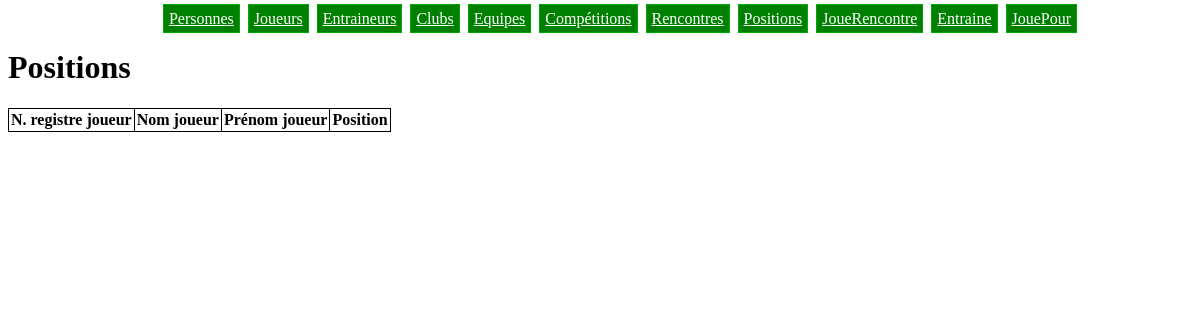
The app's page /positions.php, older data.
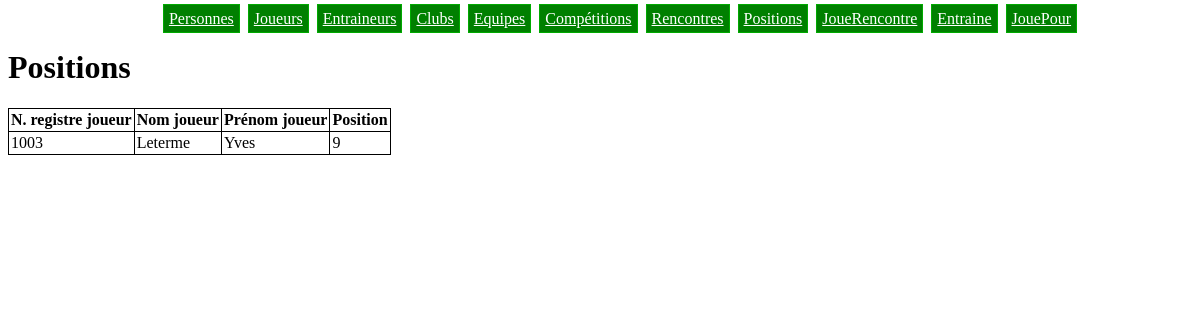
The same page, newer data.
### tables this page shows
CREATE TABLE IF NOT EXISTS PositionJoueur (
  n_registre_joueur  BIGINT NOT NULL,
  position           INT    NOT NULL,
  PRIMARY KEY (n_registre_joueur, position),
  FOREIGN KEY (n_registre_joueur) REFERENCES Joueur(n_registre_joueur)
);

CREATE TABLE IF NOT EXISTS Personne (
  n_registre  BIGINT       PRIMARY KEY,
  nom         VARCHAR(50)  NOT NULL,
  prenom      VARCHAR(50)  NOT NULL,
  nationalite VARCHAR(50)  NOT NULL,
  rue         VARCHAR(200) NOT NULL,
  numero      INT          NOT NULL,
  code_postal INT          NOT NULL,
  localite    VARCHAR(50)  NOT NULL
);

### positions.php (the view)
<?php include 'header.php' ?>
<h1>Positions</h1>
<table>
  <tr>
    <th>N. registre joueur</th>
    <th>Nom joueur</th>
    <th>Prénom joueur</th>
    <th>Position</th>
  </tr>
  <?php
  $req = $bdd->query('SELECT PositionJoueur.n_registre_joueur, Personne.nom, Personne.prenom, PositionJoueur.position
    FROM PositionJoueur JOIN Personne
    ON Personne.n_registre = PositionJoueur.n_registre_joueur');
  while($tuple = $req->fetch()){
    ?>
    <tr>
      <td><?php echo $tuple['n_registre_joueur'] ?></td>
      <td><?php echo $tuple['nom'] ?></td>
      <td><?php echo $tuple['prenom'] ?></td>
      <td><?php echo $tuple['position'] ?></td>
    </tr>
    <?php
  }
  ?>
</table>
<?php include 'footer.php' ?>

### header.php (shortened to what this page needs)
<html>
  <link rel='stylesheet' href='style.css'>
<body>
<div class='menu'>
  <ul>
    <li><a href='personnes.php'>Personnes</a></li>
    <li><a href='joueurs.php'>Joueurs</a></li>
    <li><a href='entraineurs.php'>Entraineurs</a></li>
    <li><a href='clubs.php'>Clubs</a></li>
    <li><a href='equipes.php'>Equipes</a></li>
    <li><a href='competitions.php'>Compétitions</a></li>
    <li><a href='rencontres.php'>Rencontres</a></li>
    <li><a href='positions.php'>Positions</a></li>
    <li><a href='joue_rencontre.php'>JoueRencontre</a></li>
    <li><a href='entraine.php'>Entraine</a></li>
    <li><a href='joue_pour.php'>JouePour</a></li>
  </ul>
</div>

### footer.php
</body>
</html>

### style.css (style rules this page uses)
.menu { text-align: center; margin: 10px }
.menu li { display: inline; }
.menu li a { color: #ffffff; background-color: #008000; border: 1px #00aa00 solid; margin: 2px; padding: 5px; }
table { border-collapse: collapse; border-spacing: 0; }
th, td { border: 1px #000000 solid; padding: 2px; }

Row changes from the older to the newer data that the page shows:
added positionjoueur: n_registre_joueur "1003", personne.nom "Leterme", personne.prenom "Yves", position "9"
